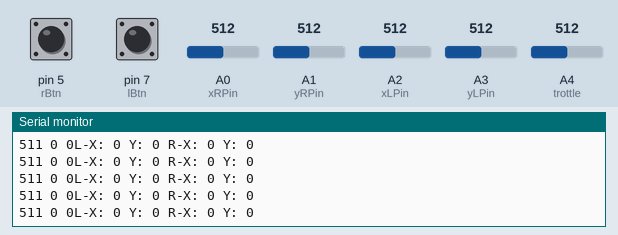
Bench run of a sketch on a simulated Arduino Uno, built with avr-gcc and run on an emulated ATmega328P. Parts: the last lines printed to the serial monitor. Inputs (shaded band) come from the test bench; at power-on: A0 (xRPin) = 512, A3 (yLPin) = 512, A1 (yRPin) = 512, A2 (xLPin) = 512, pin 5 (rBtn) LOW, pin 7 (lBtn) LOW, A4 (trottle) = 512. No radio packets arrive unless stated.

Above: at 1.2 s.
1.3 s: A0 (xRPin) set to 716
At 1.9 s:
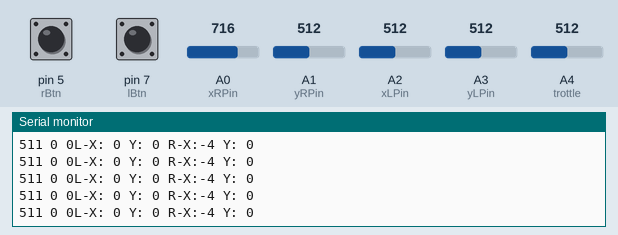
3.3 s: A3 (yLPin) set to 716
At 4.0 s:
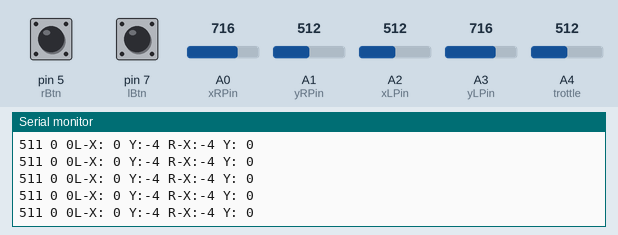
5.3 s: A1 (yRPin) set to 306
At 6.1 s:
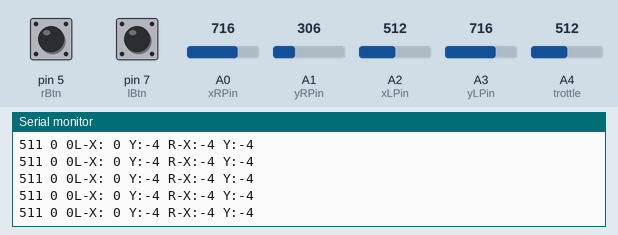
7.2 s: A2 (xLPin) set to 306
At 8.1 s:
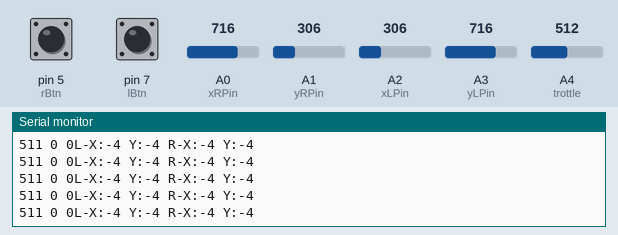
9.1 s: A0 (xRPin) set to 306
At 9.7 s:
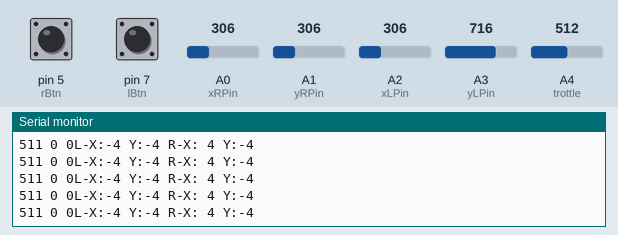
11.0 s: A1 (yRPin) set to 716
At 11.9 s:
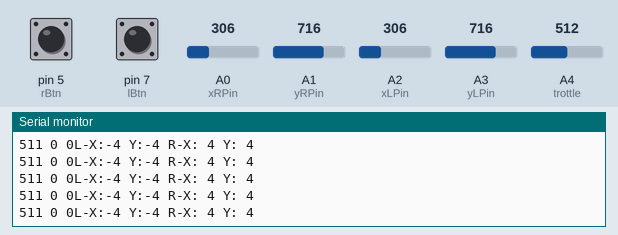

Measured:
- after the input at 1.3 s, the serial monitor: prints a new line after 0.07 s (image 1)
- after the input at 3.3 s, the serial monitor: prints a new line after 0.07 s (image 2)
- after the input at 5.3 s, the serial monitor: prints a new line after 0.06 s (image 3)
- after the input at 7.2 s, the serial monitor: prints a new line after 0.06 s (image 4)
- after the input at 9.1 s, the serial monitor: prints a new line after 0.06 s (image 5)
- after the input at 11.0 s, the serial monitor: prints a new line after 0.06 s (image 6)

The sketch:

RF_Controller.ino
```cpp
#include <SPI.h>
#include <nRF24L01.h>
#include <RF24.h>
RF24 radio(9, 10); // CE, CSN
const byte address[6] = "nrF01";
#define rBtn 5
#define lBtn 7

int xRPin = A0;
int yRPin = A1;
int xLPin = A2;
int yLPin = A3;
int trottle = A4;

const int DEADZONE = 20;
const int STEPS = 10;
const int CENTER = 512;    // joystick merkez değeri
char text[30];
int toStep(int val) {
  int offset = val - CENTER;

  if (abs(offset) < DEADZONE) return 0;

  int stepSize = (512 - DEADZONE) / STEPS;
  int step = offset / stepSize;

  if (step > STEPS) step = STEPS;
  if (step < -STEPS) step = -STEPS;

  return step;
}

void setup() {
  Serial.begin(9600);

  radio.begin();
  radio.openWritingPipe(address);
  radio.setPALevel(RF24_PA_HIGH);
  radio.stopListening();

  pinMode(rBtn, INPUT);
}

void loop() {
  // yönleri senin test kodundaki gibi korudum
  int xLVal = toStep(analogRead(xLPin));
  int yLVal = toStep(1023 - analogRead(yLPin));
  int xRVal = toStep(1023 - analogRead(xRPin));
  int yRVal = toStep(analogRead(yRPin));
  sprintf(text, "L-X:%2d Y:%2d R-X:%2d Y:%2d", xLVal, yLVal, xRVal, yRVal);

Serial.print(1023 - analogRead(trottle));
Serial.print(" ");
Serial.print(digitalRead(rBtn));
Serial.print(" ");
Serial.print(digitalRead(lBtn));
Serial.println(text);
  // RF24 ile gönder
  radio.write(&text, sizeof(text));
  delay(15);
}
```
